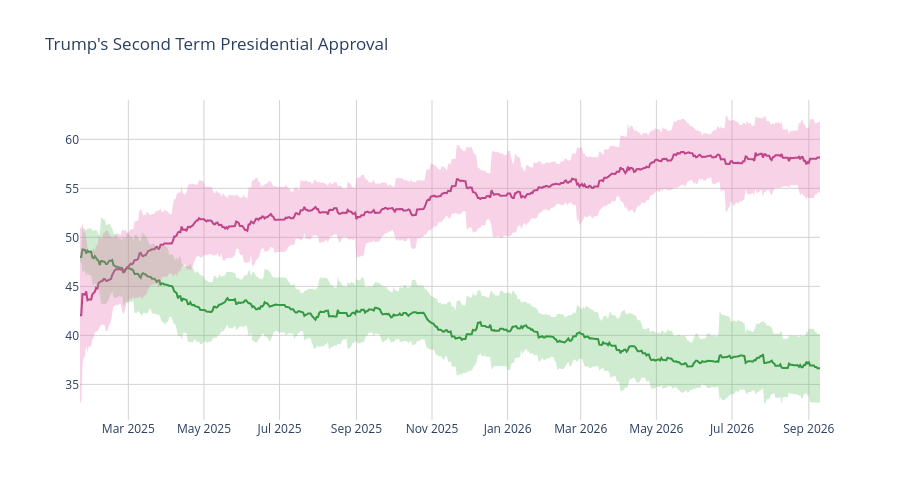

The cell this chart's notebook holds for it:
### Code cell
disappr_ci_hex = "#e86eaf"
appr_ci_hex = "#60be65"
disappr_ci_rgba = "rgba(232, 110, 175, 0.3)"
appr_ci_rgba = "rgba(96, 190, 101, 0.3)"
grid_col = "#d4d2d2"


# Approve
fig = go.Figure(go.Scatter(
    x=pres['end_date'],
    y=pres['approve'],
    hovertemplate="%{y:.2f}%",
    name="<b>Approve</b>",
    line=dict(color="#228833"),
    showlegend=False
))

# Disapprove
fig.add_trace(go.Scatter(
    x=pres['end_date'],
    y=pres['disapprove'],
    hovertemplate="%{y:.2f}%",
    name="<b>Disapprove</b>",
    line=dict(color="#aa3377"),
    showlegend=False
    )
)

# Approve CI
fig.add_traces([

    # Upper bound
    go.Scatter(
        x=pres['end_date'],
        y=pres['approve_upper_ci'],
        marker=dict(color=appr_ci_hex),
        line=dict(width=0),
        mode='lines',
        showlegend=False,
        hoverinfo="skip"
    ),

    # Lower bound
    go.Scatter(
        x=pres['end_date'],
        y=pres['approve_lower_ci'],
        marker=dict(color=appr_ci_hex),
        line=dict(width=0),
        mode='lines',
        fillcolor=appr_ci_rgba,
        fill="tonexty",
        showlegend=False,
        hoverinfo="skip"
    )
])

# Disapprove CI
fig.add_traces([

    # Upper bound
    go.Scatter(
        x=pres['end_date'],
        y=pres['disapprove_upper_ci'],
        marker=dict(color=disappr_ci_hex),
        line=dict(width=0),
        mode='lines',
        showlegend=False,
        hoverinfo="skip"
    ),

    # Lower bound
    go.Scatter(
        x=pres['end_date'],
        y=pres['disapprove_lower_ci'],
        marker=dict(color=disappr_ci_hex),
        line=dict(width=0),
        mode='lines',
        fillcolor=disappr_ci_rgba,
        fill="tonexty",
        showlegend=False,
        hoverinfo="skip"
    )
])

fig.update_layout(
    title=dict(text="Trump's Second Term Presidential Approval"),
    hovermode="x"
)

fig.update_xaxes(gridcolor=grid_col)
fig.update_yaxes(gridcolor=grid_col)

fig.update_layout(hovermode="x", hoverlabel_align="right", plot_bgcolor="rgba(0, 0, 0, 0)", height=500)
fig.show()

### Figure 1 — Plotly figure (JSON) as saved in the notebook; plotly's stock layout.template omitted (floating-point values rounded to 4 significant figures; data arrays with more than 128 entries replaced by an {"elided": "..."} marker saying what was removed)
{"data": [{"hovertemplate": "%{y:.2f}%", "line": {"color": "#228833"}, "name": "<b>Approve</b>", "showlegend": false, "type": "scatter", "x": {"elided": "598 str values"}, "y": {"elided": "598 float values"}}, {"hovertemplate": "%{y:.2f}%", "line": {"color": "#aa3377"}, "name": "<b>Disapprove</b>", "showlegend": false, "type": "scatter", "x": {"elided": "598 str values"}, "y": {"elided": "598 float values"}}, {"hoverinfo": "skip", "line": {"width": 0}, "marker": {"color": "#60be65"}, "mode": "lines", "showlegend": false, "type": "scatter", "x": {"elided": "598 str values"}, "y": {"elided": "598 float values"}}, {"fill": "tonexty", "fillcolor": "rgba(96, 190, 101, 0.3)", "hoverinfo": "skip", "line": {"width": 0}, "marker": {"color": "#60be65"}, "mode": "lines", "showlegend": false, "type": "scatter", "x": {"elided": "598 str values"}, "y": {"elided": "598 float values"}}, {"hoverinfo": "skip", "line": {"width": 0}, "marker": {"color": "#e86eaf"}, "mode": "lines", "showlegend": false, "type": "scatter", "x": {"elided": "598 str values"}, "y": {"elided": "598 float values"}}, {"fill": "tonexty", "fillcolor": "rgba(232, 110, 175, 0.3)", "hoverinfo": "skip", "line": {"width": 0}, "marker": {"color": "#e86eaf"}, "mode": "lines", "showlegend": false, "type": "scatter", "x": {"elided": "598 str values"}, "y": {"elided": "598 float values"}}], "layout": {"height": 500, "hoverlabel": {"align": "right"}, "hovermode": "x", "plot_bgcolor": "rgba(0, 0, 0, 0)", "title": {"text": "Trump's Second Term Presidential Approval"}, "xaxis": {"gridcolor": "#d4d2d2"}, "yaxis": {"gridcolor": "#d4d2d2"}}}
